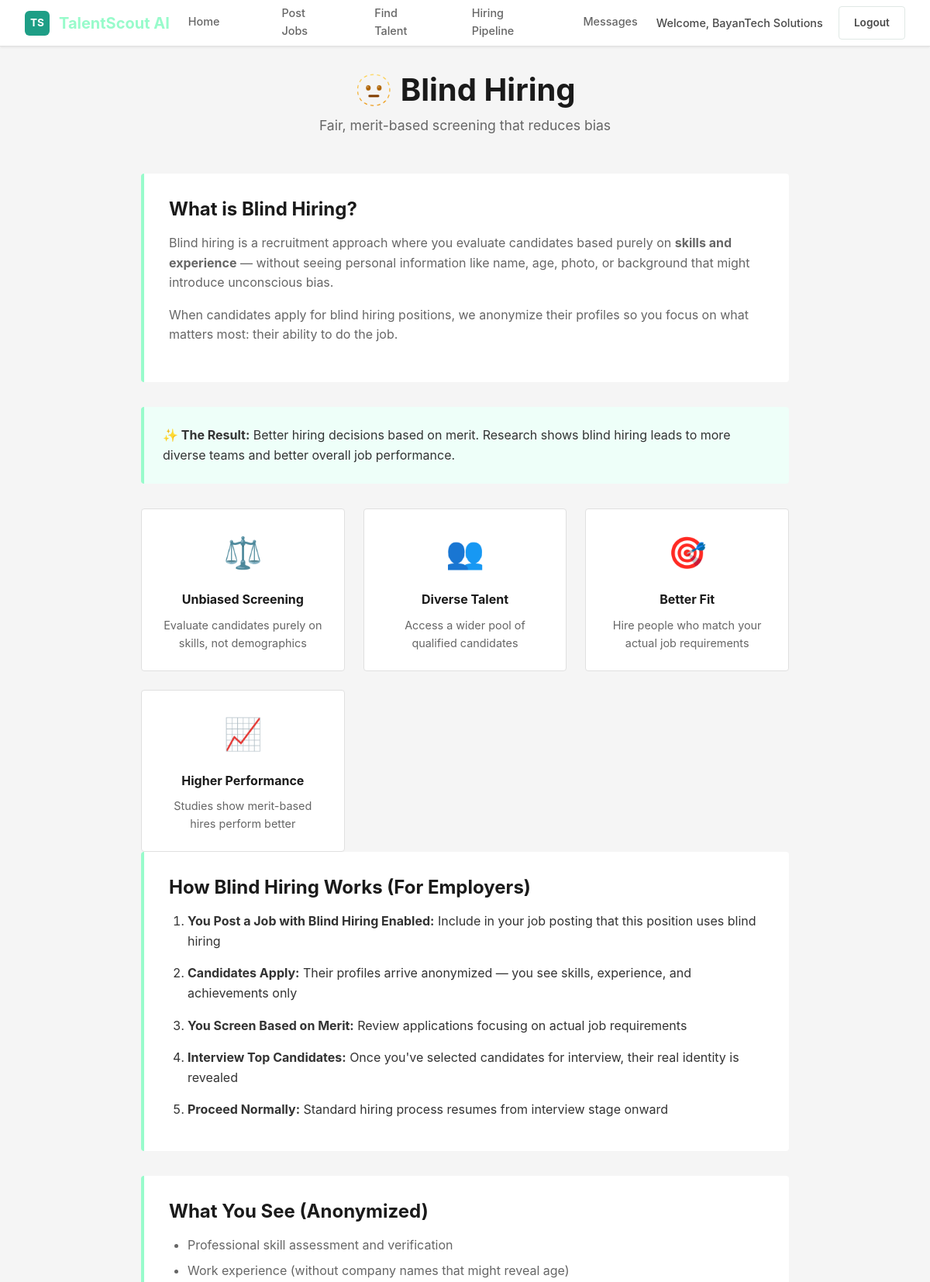
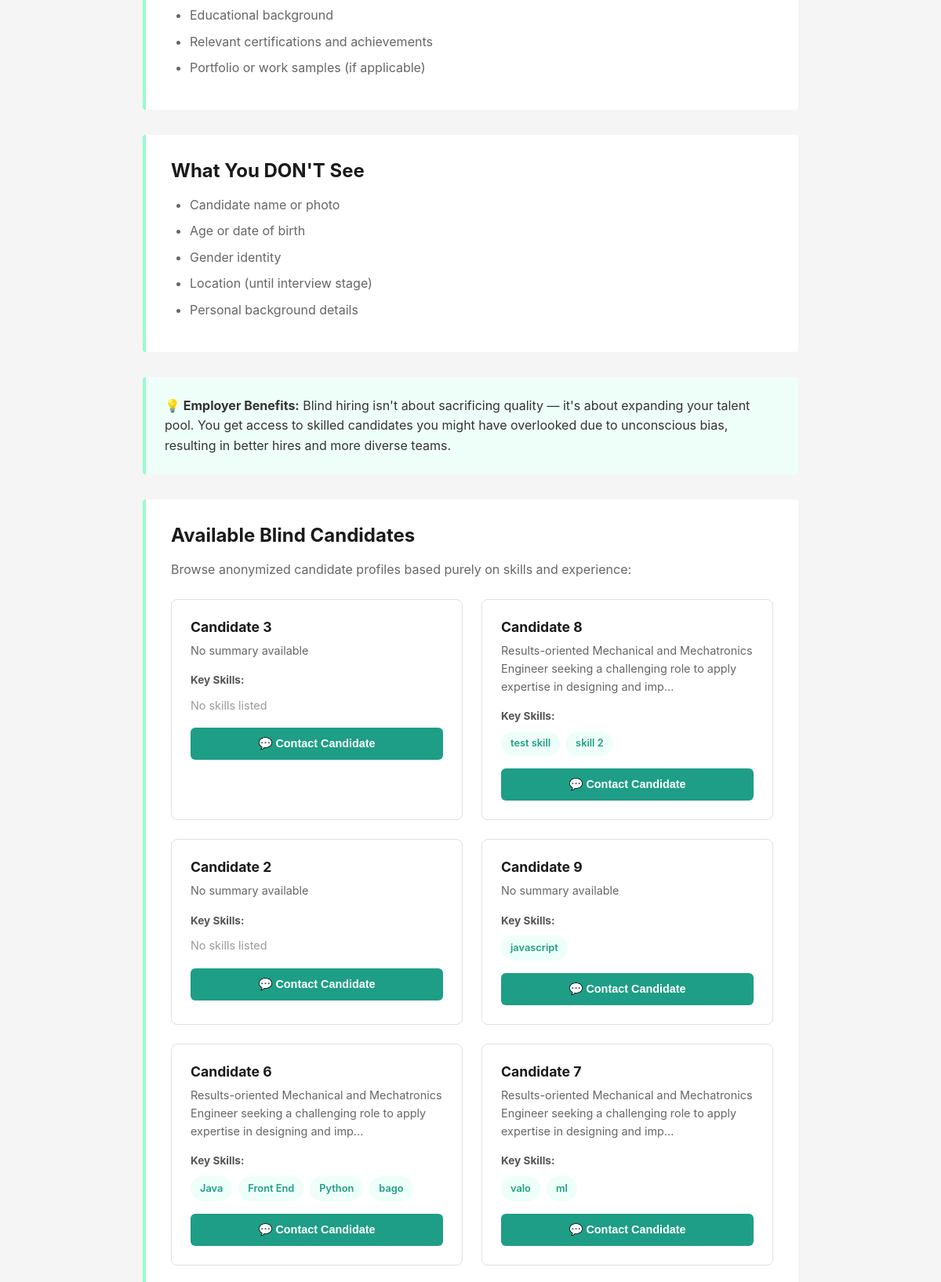
Screenshot of /employers/modules/blind-hiring/index.php (signed in, upper part) with the database file from the repository (2 pictures, top to bottom).
### tables this page shows
CREATE TABLE `employee` (
  `employee_id` int(11) NOT NULL,
  `first_name` varchar(255) DEFAULT NULL,
  `last_name` varchar(255) DEFAULT NULL,
  `email` varchar(255) DEFAULT NULL,
  `password` varchar(255) DEFAULT NULL,
  `address` varchar(255) DEFAULT NULL,
  `is_active` tinyint(1) DEFAULT NULL
);

### employers/modules/blind-hiring/index.php (the view, shortened to what this page needs)
<?php
$conn = getConnection();
$blind_candidates = [];
$stmt = $conn->prepare("SELECT DISTINCT
  e.employee_id,
  CONCAT('Candidate ', e.employee_id) as candidate_name,
  r.summary,
  IFNULL(r.resume_id, 0) as resume_id
FROM employee e
LEFT JOIN resumes r ON e.employee_id = r.employee_id
WHERE e.is_active = 1
ORDER BY RAND()");
$stmt->execute();
$result = $stmt->get_result();
while ($row = $result->fetch_assoc()) {
  $blind_candidates[] = $row;
}
?>
<!DOCTYPE html>
<html lang="en">
<head>
  <link rel="stylesheet" href="../../../styles/global.css">
  <link rel="stylesheet" href="../../../styles/page-layout.css">
</head>
<body>
  <nav class="navbar">
    <a href="../../index.php" class="nav-logo">
      <div class="nav-logo-icon">TS</div>
      <span class="nav-logo-text">Talent<span>Scout</span> AI</span>
    </a>
    <ul class="nav-links">
      <li><a href="../../index.php">Home</a></li>
      <li><a href="../post-jobs/">Post Jobs</a></li>
      <li><a href="../employee-finder/">Find Talent</a></li>
      <li><a href="../applicant-tracking/">Hiring Pipeline</a></li>
      <li><a href="../chat-sms/">Messages</a></li>
    </ul>
    <div class="nav-actions">
      <?php if (isset($_SESSION['employer_id'])): ?>
        <span class="nav-user">Welcome, <?php echo htmlspecialchars($_SESSION['employer_name'] ?? 'Employer'); ?></span>
        <a href="../../logout.php" class="btn btn-outline">Logout</a>
      <?php else: ?>
        <a href="../../login.php" class="btn btn-outline">Login</a>
        <a href="../../signup.php" class="btn btn-primary">Get Started</a>
      <?php endif; ?>
    </div>
  </nav>
  <div class="container">
    <div class="header">
      <h1>🫥 Blind Hiring</h1>
      <p class="header-subtitle">Fair, merit-based screening that reduces bias</p>
    </div>
    <div class="info-section">
      <h2>What is Blind Hiring?</h2>
      <p>Blind hiring is a recruitment approach where you evaluate candidates based purely on <strong>skills and experience</strong> — without seeing personal information like name, age, photo, or background that might introduce unconscious bias.</p>
      <p>When candidates apply for blind hiring positions, we anonymize their profiles so you focus on what matters most: their ability to do the job.</p>
    </div>
    <div class="highlight">
      <strong>✨ The Result:</strong> Better hiring decisions based on merit. Research shows blind hiring leads to more diverse teams and better overall job performance.
    </div>
    <div class="benefits-grid">
      <div class="benefit-card">
        <div class="benefit-icon">⚖️</div>
        <div class="benefit-title">Unbiased Screening</div>
        <div class="benefit-desc">Evaluate candidates purely on skills, not demographics</div>
      </div>
      <div class="benefit-card">
        <div class="benefit-icon">👥</div>
        <div class="benefit-title">Diverse Talent</div>
        <div class="benefit-desc">Access a wider pool of qualified candidates</div>
      </div>
      <div class="benefit-card">
        <div class="benefit-icon">🎯</div>
        <div class="benefit-title">Better Fit</div>
        <div class="benefit-desc">Hire people who match your actual job requirements</div>
      </div>
      <div class="benefit-card">
        <div class="benefit-icon">📈</div>
        <div class="benefit-title">Higher Performance</div>
        <div class="benefit-desc">Studies show merit-based hires perform better</div>
      </div>
    </div>
    <div class="info-section">
      <h2>How Blind Hiring Works (For Employers)</h2>
      <ol style="margin-left: 1.5rem;">
        <li style="margin-bottom: 1rem;"><strong>You Post a Job with Blind Hiring Enabled:</strong> Include in your job posting that this position uses blind hiring</li>
        <li style="margin-bottom: 1rem;"><strong>Candidates Apply:</strong> Their profiles arrive anonymized — you see skills, experience, and achievements only</li>
        <li style="margin-bottom: 1rem;"><strong>You Screen Based on Merit:</strong> Review applications focusing on actual job requirements</li>
        <li style="margin-bottom: 1rem;"><strong>Interview Top Candidates:</strong> Once you've selected candidates for interview, their real identity is revealed</li>
        <li><strong>Proceed Normally:</strong> Standard hiring process resumes from interview stage onward</li>
      </ol>
    </div>
    <div class="info-section">
      <h2>What You See (Anonymized)</h2>
      <ul>
        <li>Professional skill assessment and verification</li>
        <li>Work experience (without company names that might reveal age)</li>
        <li>Educational background</li>
        <li>Relevant certifications and achievements</li>
        <li>Portfolio or work samples (if applicable)</li>
      </ul>
    </div>
    <div class="info-section">
      <h2>What You DON'T See</h2>
      <ul>
        <li>Candidate name or photo</li>
        <li>Age or date of birth</li>
        <li>Gender identity</li>
        <li>Location (until interview stage)</li>
        <li>Personal background details</li>
      </ul>
    </div>
    <div class="highlight">
      <strong>💡 Employer Benefits:</strong> Blind hiring isn't about sacrificing quality — it's about expanding your talent pool. You get access to skilled candidates you might have overlooked due to unconscious bias, resulting in better hires and more diverse teams.
    </div>
    <div class="info-section">
      <h2>Available Blind Candidates</h2>
      <p>Browse anonymized candidate profiles based purely on skills and experience:</p>
      <div class="candidates-grid" style="display: grid; grid-template-columns: repeat(auto-fill, minmax(280px, 1fr)); gap: 1.5rem; margin-top: 1.5rem;">
        <?php if (empty($blind_candidates)): ?>
          <p style="grid-column: 1/-1; text-align: center; color: #999; padding: 2rem;">No candidates available yet.</p>
        <?php else: ?>
          <?php foreach ($blind_candidates as $candidate): ?>
            <div style="background: white; border: 1px solid #e0e0e0; border-radius: 8px; padding: 1.5rem;">
              <h3 style="margin: 0 0 0.5rem; font-size: 1.1rem; color: #1a1a1a;"><?php echo htmlspecialchars($candidate['candidate_name']); ?></h3>
              <p style="margin: 0.5rem 0; font-size: 0.9rem; color: #666; line-height: 1.6;">
                <?php echo !empty($candidate['summary']) ? htmlspecialchars(substr($candidate['summary'], 0, 120)) . '...' : 'No summary available'; ?>
              </p>
              <div style="margin-top: 1rem;">
                <strong style="font-size: 0.85rem; color: #555; display: block; margin-bottom: 0.5rem;">Key Skills:</strong>
                <?php if (!empty($candidate['skills'])): ?>
                  <div style="display: flex; flex-wrap: wrap; gap: 0.5rem;">
                    <?php foreach ($candidate['skills'] as $skill): ?>
                      <span style="background: #eefff9; color: #1e9e86; padding: 0.35rem 0.75rem; border-radius: 999px; font-size: 0.8rem; font-weight: 600;">
                        <?php echo htmlspecialchars($skill); ?>
                      </span>
                    <?php endforeach; ?>
                  </div>
                <?php else: ?>
                  <span style="color: #999; font-size: 0.9rem;">No skills listed</span>
                <?php endif; ?>
              </div>
              <form method="POST" style="display: inline; width: 100%;">
                <button type="submit" onclick="return confirm('This will send an anonymous job offer message to this candidate. Continue?')" style="width: 100%; margin-top: 1rem; padding: 0.75rem; background: #1e9e86; color: white; border: none; border-radius: 6px; font-weight: 600; cursor: pointer; font-size: 0.9rem;">
                  💬 Contact Candidate
                </button>
              </form>
            </div>
          <?php endforeach; ?>
        <?php endif; ?>
      </div>
    </div>
  </div>
</body>
</html>

### styles/global.css (style rules this page uses)
:root { --nav-height: 60px; --primary-dark: #1e9e86; --primary-mid: #4fbfa4; --primary-light: #98fbcb; --primary-lighter: #d4f7ed; --primary: #d4f7ed; --primary-darker: #157a68; --text-dark: #1a1a1a; --text-mid: #4a4a4a; --text-light: #7a7a7a; --text-muted: #a0a0a0; --bg-light: #f8fffe; --bg-lighter: #eefff9; --border: #e0e8e5; --radius: 8px; --radius-sm: 4px; --shadow-sm: 0 1px 3px rgba(0, 0, 0, 0.08); --shadow: 0 4px 12px rgba(30, 158, 134, 0.15); --shadow-lg: 0 10px 30px rgba(30, 158, 134, 0.2); }
* { margin: 0; padding: 0; box-sizing: border-box; }
html { scroll-behavior: smooth; }
body { font-family: -apple-system, BlinkMacSystemFont, "Segoe UI", Roboto, "Helvetica Neue", Arial, sans-serif; color: var(--text-dark); line-height: 1.6; background: white; transition: background-color 0.3s ease; }
h1, h2, h3, h4, h5, h6 { font-weight: 700; line-height: 1.2; }
a { color: inherit; text-decoration: none; }
.navbar { display: flex; align-items: center; justify-content: space-between; height: var(--nav-height); padding: 0 2.5rem; background: white; border-bottom: 1px solid var(--border); position: sticky; top: 0; z-index: 100; box-shadow: var(--shadow-sm); }
.nav-logo { display: flex; align-items: center; gap: 0.75rem; font-weight: 800; font-size: 1.1rem; color: var(--text-dark); text-decoration: none; }
.nav-logo-icon { width: 32px; height: 32px; background: var(--primary-dark); color: white; border-radius: 6px; display: flex; align-items: center; justify-content: center; font-weight: 700; font-size: 0.85rem; }
.nav-logo-text { display: none; }
@media (min-width: 768px) { .nav-logo-text { display: inline; } }
@media (min-width: 768px) { .nav-logo-text span { color: var(--primary-dark); } }
.nav-links { display: flex; gap: 0; list-style: none; margin: 0 auto; flex: 1; justify-content: center; }
.nav-links li { display: flex; align-items: center; }
.nav-links a { display: flex; align-items: center; padding: 0 1.5rem; height: var(--nav-height); font-weight: 600; font-size: 0.9rem; color: var(--text-light); border-bottom: 3px solid transparent; transition: all 0.25s ease; position: relative; }
.nav-actions { display: flex; gap: 0.75rem; align-items: center; }
.nav-user { font-size: 0.9rem; color: var(--text-mid); font-weight: 500; margin-right: 0.5rem; }
.btn { padding: 0.6rem 1.2rem; border-radius: var(--radius-sm); font-weight: 600; font-size: 0.85rem; cursor: pointer; border: none; text-decoration: none; display: inline-flex; align-items: center; gap: 0.5rem; transition: all 0.25s cubic-bezier(0.4, 0, 0.2, 1); position: relative; }
.btn-outline { background: transparent; color: var(--text-mid); border: 1.5px solid var(--border); transition: all 0.25s ease; }
.container { max-width: 1200px; margin: 0 auto; padding: 0 2rem; }

### styles/page-layout.css (style rules this page uses)
.benefits-grid { display: grid; grid-template-columns: repeat(3, minmax(0, 1fr)); gap: 1.25rem; }
.benefit-icon { font-size: 1.5rem; margin-bottom: 0.7rem; }
.benefit-title { font-size: 1rem; font-weight: 700; margin-bottom: 0.35rem; }
.benefit-desc { color: var(--text-light); font-size: 0.88rem; }
.btn { transition: all 0.2s ease; }
* { scroll-behavior: smooth; }

### rows the page displays
employee: candidate_name "Candidate 3", shows "No summary available", shows "No skills listed"
employee: candidate_name "Candidate 8", summary "Results-oriented Mechanical and Mechatronics Engineer seeking a challenging role to apply expertise in designing and imp", skill "test skill", skill "skill 2"
employee: candidate_name "Candidate 2", shows "No summary available", shows "No skills listed"
employee: candidate_name "Candidate 9", shows "No summary available", skill "javascript"
employee: candidate_name "Candidate 6", summary "Results-oriented Mechanical and Mechatronics Engineer seeking a challenging role to apply expertise in designing and imp", skill "Java", skill "Front End", skill "Python", skill "bago"
employee: candidate_name "Candidate 7", summary "Results-oriented Mechanical and Mechatronics Engineer seeking a challenging role to apply expertise in designing and imp", skill "valo", skill "ml"

### other values shown
$_SESSION['employer_name'] "BayanTech Solutions"
